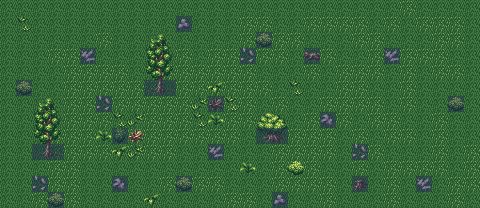

This game map was drawn from its Tiled (.tmx) file and the tilesets committed beside it. A one-line description and the full map source follow:
An orthogonal 30x13 tile map with 16x16 px tiles, 4 tile layers (bottom, middle, top, nav).

<map version="1.10" tiledversion="1.11.1" orientation="orthogonal" renderorder="right-down" width="30" height="13" tilewidth="16" tileheight="16" infinite="0" nextlayerid="5" nextobjectid="1">
 <tileset firstgid="1" source="forest_tiles.tsx" />
 <layer id="1" name="bottom" width="30" height="13">
  <data encoding="csv">
1,1,1,1,1,1,1,1,1,1,1,1,1,1,1,1,1,1,1,1,1,1,1,1,1,17,1,1,1,1,
1,1,1,1,1,1,1,1,1,1,1,1,1,1,1,17,17,1,1,17,17,17,17,1,17,1,17,17,17,1,
1,1,1,1,1,1,17,1,1,1,1,1,1,1,1,17,17,17,17,1,1,1,17,17,1,1,1,17,17,1,
1,1,1,17,17,17,1,1,1,1,1,17,1,17,17,1,17,17,1,17,17,1,1,17,17,17,17,17,1,1,
1,1,1,1,17,17,17,17,1,1,17,17,17,17,17,17,1,1,1,17,1,17,17,17,1,17,1,17,17,1,
1,1,1,1,17,17,17,17,17,17,1,17,17,17,17,17,17,1,1,1,1,17,17,1,1,17,1,1,1,1,
1,1,1,1,17,17,1,17,17,17,17,17,1,17,17,17,1,17,1,1,17,17,17,17,1,17,1,1,1,1,
1,1,1,1,17,17,17,1,1,17,17,17,1,1,17,17,1,1,1,17,1,17,1,17,17,1,1,17,1,1,
1,1,1,17,17,17,1,1,17,17,17,17,17,17,17,1,1,1,17,17,17,1,17,1,17,17,1,17,1,1,
1,1,1,17,17,17,17,1,17,17,17,1,1,1,1,1,1,17,17,17,17,1,17,17,1,1,1,17,1,17,
1,1,1,17,17,1,1,1,1,1,1,1,1,1,1,1,1,17,17,17,1,1,17,1,17,17,17,17,1,17,
1,1,1,17,17,1,1,1,1,1,17,17,17,17,1,1,1,17,17,17,17,1,1,1,17,1,1,1,17,17,
1,1,17,1,17,1,1,1,1,1,1,1,1,1,17,17,1,1,1,1,17,1,1,1,17,1,1,1,17,1
</data>
 </layer>
 <layer id="2" name="middle" width="30" height="13">
  <data encoding="csv">
0,0,0,0,0,0,0,0,0,0,0,0,0,0,0,0,0,0,0,0,0,0,0,0,0,0,0,0,0,0,
0,95,0,0,0,0,0,0,0,0,0,79,0,0,0,0,0,0,0,0,0,0,0,0,0,0,0,0,0,0,
0,0,0,0,0,0,0,0,0,0,0,0,0,0,0,0,107,0,0,0,0,0,0,0,0,0,0,0,0,0,
0,0,0,0,0,61,0,0,0,0,0,0,0,0,0,63,0,0,0,33,0,0,0,0,61,0,0,0,0,0,
0,0,0,0,0,0,0,0,0,0,0,0,0,0,0,0,0,0,0,0,0,0,0,0,0,0,0,0,0,0,
0,107,0,0,0,0,0,0,0,54,55,0,0,109,0,0,0,0,95,0,0,0,0,0,0,0,0,0,0,0,
0,0,0,0,0,0,63,0,0,0,0,0,111,31,95,0,0,0,0,0,0,0,0,0,0,0,0,0,107,0,
0,0,0,0,0,0,0,95,111,0,0,0,95,93,0,0,0,0,0,0,77,0,0,0,0,0,0,0,0,0,
0,0,0,0,0,0,93,91,31,0,0,0,0,0,0,0,20,21,0,0,0,0,0,0,0,0,0,0,0,0,
0,0,54,55,0,0,0,109,111,0,0,0,0,61,0,0,0,0,0,0,0,0,63,0,0,0,0,0,0,0,
0,0,0,0,0,0,0,0,0,0,0,0,0,0,0,93,0,0,107,0,0,0,0,0,0,0,0,0,0,0,
0,0,63,0,0,0,0,77,0,0,0,107,0,0,0,0,0,0,0,0,0,0,47,0,0,0,61,0,0,0,
0,0,0,107,0,0,0,0,0,109,0,0,0,0,0,0,0,79,0,0,0,0,0,0,0,0,0,0,0,0
</data>
 </layer>
 <layer id="3" name="top" width="30" height="13">
  <data encoding="csv">
0,0,0,0,0,0,0,0,0,0,0,0,0,0,0,0,0,0,0,0,0,0,0,0,0,0,0,0,0,0,
0,0,0,0,0,0,0,0,0,0,0,0,0,0,0,0,0,0,0,0,0,0,0,0,0,0,0,0,0,0,
0,0,0,0,0,0,0,0,0,9,10,0,0,0,0,0,0,0,0,0,0,0,0,0,0,0,0,0,0,0,
0,0,0,0,0,0,0,0,0,24,25,0,0,0,0,0,0,0,0,0,0,0,0,0,0,0,0,0,0,0,
0,0,0,0,0,0,0,0,0,39,40,0,0,0,0,0,0,0,0,0,0,0,0,0,0,0,0,0,0,0,
0,0,0,0,0,0,0,0,0,0,0,0,0,0,0,0,0,0,0,0,0,0,0,0,0,0,0,0,0,0,
0,0,9,10,0,0,0,0,0,0,0,0,0,0,0,0,0,0,0,0,0,0,0,0,0,0,0,0,0,0,
0,0,24,25,0,0,0,0,0,0,0,0,0,0,0,0,5,6,0,0,0,0,0,0,0,0,0,0,0,0,
0,0,39,40,0,0,0,0,0,0,0,0,0,0,0,0,0,0,0,0,0,0,0,0,0,0,0,0,0,0,
0,0,0,0,0,0,0,0,0,0,0,0,0,0,0,0,0,0,0,0,0,0,0,0,0,0,0,0,0,0,
0,0,0,0,0,0,0,0,0,0,0,0,0,0,0,0,0,0,0,0,0,0,0,0,0,0,0,0,0,0,
0,0,0,0,0,0,0,0,0,0,0,0,0,0,0,0,0,0,0,0,0,0,0,0,0,0,0,0,0,0,
0,0,0,0,0,0,0,0,0,0,0,0,0,0,0,0,0,0,0,0,0,0,0,0,0,0,0,0,0,0
</data>
 </layer>
 <layer id="4" name="nav" width="30" height="13" opacity="0.48">
  <data encoding="csv">
0,0,0,0,0,0,0,0,0,0,0,0,0,0,0,0,0,0,0,0,0,0,0,0,0,0,0,0,0,0,
0,0,0,0,0,0,0,0,0,0,0,2,0,0,0,0,0,0,0,0,0,0,0,0,0,0,0,0,0,0,
0,0,0,0,0,0,0,0,0,0,0,0,0,0,0,0,2,0,0,0,0,0,0,0,0,0,0,0,0,0,
0,0,0,0,0,2,0,0,0,0,0,0,0,0,0,2,0,0,0,2,0,0,0,0,2,0,0,0,0,0,
0,0,0,0,0,0,0,0,0,0,0,0,0,0,0,0,0,0,0,0,0,0,0,0,0,0,0,0,0,0,
0,2,0,0,0,0,0,0,0,2,2,0,0,0,0,0,0,0,0,0,0,0,0,0,0,0,0,0,0,0,
0,0,0,0,0,0,2,0,0,0,0,0,0,2,0,0,0,0,0,0,0,0,0,0,0,0,0,0,2,0,
0,0,0,0,0,0,0,0,0,0,0,0,0,0,0,0,0,0,0,0,2,0,0,0,0,0,0,0,0,0,
0,0,0,0,0,0,0,2,0,0,0,0,0,0,0,0,2,2,0,0,0,0,0,0,0,0,0,0,0,0,
0,0,2,2,0,0,0,0,0,0,0,0,0,2,0,0,0,0,0,0,0,0,2,0,0,0,0,0,0,0,
0,0,0,0,0,0,0,0,0,0,0,0,0,0,0,0,0,0,0,0,0,0,0,0,0,0,0,0,0,0,
0,0,2,0,0,0,0,2,0,0,0,2,0,0,0,0,0,0,0,0,0,0,2,0,0,0,2,0,0,0,
0,0,0,2,0,0,0,0,0,0,0,0,0,0,0,0,0,2,0,0,0,0,0,0,0,0,0,0,0,0
</data>
 </layer>
</map>